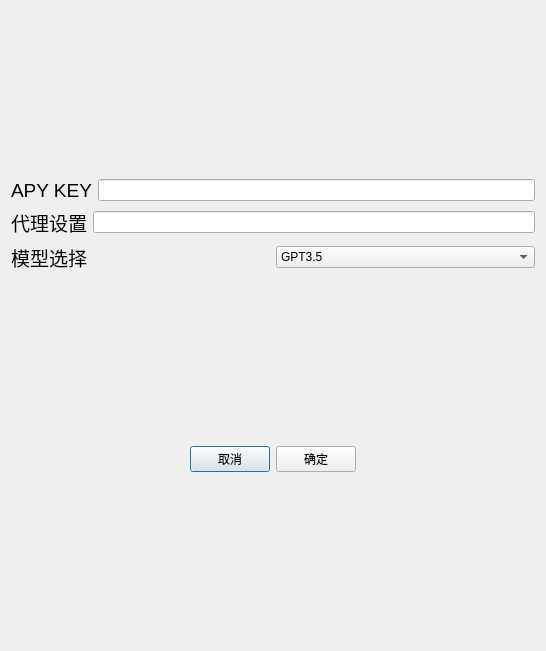
<?xml version="1.0" encoding="UTF-8"?>
<ui version="4.0">
 <class>Dialog</class>
 <widget class="QDialog" name="Dialog">
  <property name="geometry">
   <rect>
    <x>0</x>
    <y>0</y>
    <width>546</width>
    <height>651</height>
   </rect>
  </property>
  <property name="windowTitle">
   <string>Dialog</string>
  </property>
  <layout class="QHBoxLayout" name="horizontalLayout_5">
   <item>
    <layout class="QVBoxLayout" name="verticalLayout_3">
     <item>
      <layout class="QVBoxLayout" name="verticalLayout_2">
       <item>
        <layout class="QVBoxLayout" name="verticalLayout">
         <item>
          <layout class="QHBoxLayout" name="horizontalLayout">
           <item>
            <widget class="QLabel" name="label">
             <property name="styleSheet">
              <string notr="true">font: 14pt ;</string>
             </property>
             <property name="text">
              <string>APY KEY</string>
             </property>
            </widget>
           </item>
           <item>
            <widget class="QLineEdit" name="APIKEY"/>
           </item>
          </layout>
         </item>
         <item>
          <layout class="QHBoxLayout" name="horizontalLayout_2">
           <item>
            <widget class="QLabel" name="label_2">
             <property name="styleSheet">
              <string notr="true">font: 14pt ;</string>
             </property>
             <property name="text">
              <string>代理设置</string>
             </property>
            </widget>
           </item>
           <item>
            <widget class="QLineEdit" name="proxy"/>
           </item>
          </layout>
         </item>
        </layout>
       </item>
       <item>
        <layout class="QHBoxLayout" name="horizontalLayout_3">
         <item>
          <widget class="QLabel" name="label_3">
           <property name="styleSheet">
            <string notr="true">font: 14pt</string>
           </property>
           <property name="text">
            <string>模型选择</string>
           </property>
          </widget>
         </item>
         <item>
          <widget class="QComboBox" name="model">
           <item>
            <property name="text">
             <string>GPT3.5</string>
            </property>
           </item>
           <item>
            <property name="text">
             <string>GPT4</string>
            </property>
           </item>
          </widget>
         </item>
        </layout>
       </item>
      </layout>
     </item>
     <item>
      <layout class="QHBoxLayout" name="horizontalLayout_4">
       <item>
        <spacer name="horizontalSpacer">
         <property name="orientation">
          <enum>Qt::Horizontal</enum>
         </property>
         <property name="sizeHint" stdset="0">
          <size>
           <width>40</width>
           <height>20</height>
          </size>
         </property>
        </spacer>
       </item>
       <item>
        <widget class="QPushButton" name="cancelButton">
         <property name="text">
          <string>取消</string>
         </property>
        </widget>
       </item>
       <item>
        <widget class="QPushButton" name="saveButton">
         <property name="text">
          <string>确定</string>
         </property>
        </widget>
       </item>
       <item>
        <spacer name="horizontalSpacer_2">
         <property name="orientation">
          <enum>Qt::Horizontal</enum>
         </property>
         <property name="sizeHint" stdset="0">
          <size>
           <width>40</width>
           <height>20</height>
          </size>
         </property>
        </spacer>
       </item>
      </layout>
     </item>
    </layout>
   </item>
  </layout>
 </widget>
 <resources/>
 <connections>
  <connection>
   <sender>saveButton</sender>
   <signal>clicked()</signal>
   <receiver>Dialog</receiver>
   <slot>saveSetting()</slot>
   <hints>
    <hint type="sourcelabel">
     <x>314</x>
     <y>483</y>
    </hint>
    <hint type="destinationlabel">
     <x>393</x>
     <y>507</y>
    </hint>
   </hints>
  </connection>
  <connection>
   <sender>cancelButton</sender>
   <signal>clicked()</signal>
   <receiver>Dialog</receiver>
   <slot>close()</slot>
   <hints>
    <hint type="sourcelabel">
     <x>221</x>
     <y>490</y>
    </hint>
    <hint type="destinationlabel">
     <x>125</x>
     <y>509</y>
    </hint>
   </hints>
  </connection>
 </connections>
 <slots>
  <slot>saveSetting()</slot>
 </slots>
</ui>
